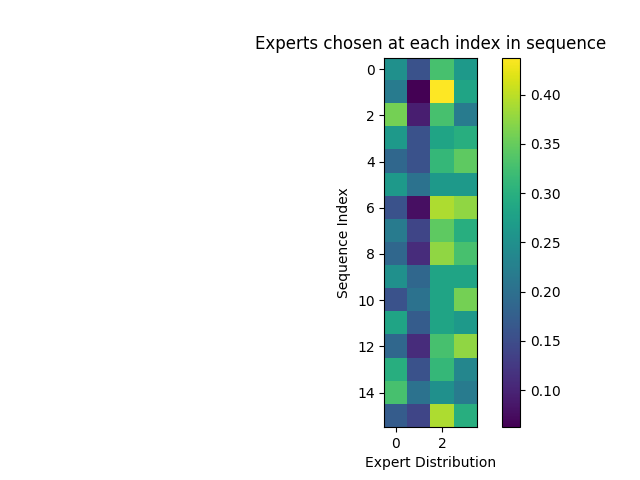

The script that saved this image:
from collections import defaultdict
import matplotlib.pyplot as plt
import torch 
import torch.nn as nn
import torchvision

import math


class ExpertMLP(nn.Module):
    def __init__(self, input_dim, hidden_dim):
        super(ExpertMLP, self).__init__()
        self.input_dim = input_dim
        self.hidden_dim = hidden_dim

        self.layers = nn.Sequential(
            nn.Linear(self.input_dim, self.hidden_dim),
            nn.ReLU(),
            nn.Linear(self.hidden_dim, self.input_dim)
        )

    def forward(self, x):
        x = self.layers(x)
        return x


class MoE(nn.Module):
    def __init__(self, sequence_length, input_dim, hidden_dim, num_experts, k, log_usage = True):
        super(MoE, self).__init__()
        self.input_dim = input_dim
        self.hidden_dim = hidden_dim 
        self.num_experts = num_experts
        self.sequence_length = sequence_length
        self.k = k
        self.log_usage = log_usage

        # input (B, T, C)
        # if non-tokenized data, T dimension is just 

        # router routes to experts based on input channel characteristics
        self.router = nn.Linear(input_dim, num_experts)    

        self.experts = nn.ModuleList([ExpertMLP(self.input_dim, self.hidden_dim) for _ in range(self.num_experts)])

        self.sequence_histogram = torch.zeros(sequence_length, num_experts)

        self.return_lb_loss = True

        self.f = None

    # def positional_encoding():
    #     # positional embedding to add to x

    def get_load_balance(self):
        return self.f
        
    def forward(self, x):
        B, T, C = x.shape

        logits = self.router(x)
        clean_logits = logits
        
        # if epoch != -1:
        #     std = 0.01 * math.exp(-0.5 * epoch)
        #     # 0.01e^{-0.5x}
        #     logits += torch.randn_like(logits) * std # to encourage exploration


        topk_vals, topk_indices = torch.topk(logits, self.k, dim = -1) # (B, T, k experts)

        # lb_loss = self.compute_lb_loss(clean_logits, topk_indices)

        # if epoch != -1: 
        #     temperature = 1.0 * math.exp(-0.05 * epoch)
        #     topk_vals = topk_vals / temperature

        if self.log_usage:
            with torch.no_grad():
                for t in range(T):
                    # t'th point in seqeunce, get expert histogram across batch
                    t_indices = topk_indices[:, t, :]
                    self.sequence_histogram[t] += torch.bincount(t_indices.flatten(), minlength = self.num_experts)


        router_scores = nn.functional.softmax(topk_vals, dim = -1) # (B, t, k experts)

        x_flat = x.view(-1, x.shape[-1]) # (B x T, C)
        topk_indices_flat = topk_indices.view(-1, topk_indices.shape[-1]) # (B x T, k)
        router_scores_flat = router_scores.view(-1, router_scores.shape[-1]) # (B x T, k)

        expert_tokens = defaultdict(list)
        expert_weights = defaultdict(list)
        expert_positions = defaultdict(list)
        
        for i in range(self.k):
            ith_indices = topk_indices_flat[:, i]
            ith_router_score = router_scores_flat[:, i]
            
            for expert in range(self.num_experts):
                mask = (ith_indices == expert) # 1 where token is redirected to expert
                
                if mask.any():
                    expert_tokens[expert].append(x_flat[mask]) # all the tokens redirected to this expert
                    expert_weights[expert].append(ith_router_score[mask])
                    expert_positions[expert].append(mask.nonzero(as_tuple=False).view(-1))

        # TODO: send it through experts and aggregate

        output = torch.full_like(x_flat, 0)

        for expert in range(self.num_experts):  

            #some expert may never be chosen 
            if(len(expert_tokens[expert]) == 0):
                continue

            tokens = torch.cat(expert_tokens[expert], dim = 0)
            weights = torch.cat(expert_weights[expert], dim = 0)
            positions = torch.cat(expert_positions[expert], dim = 0)

            expert_output = self.experts[expert](tokens) # (samples, input_dim)
            # weights is (samples, 1)
            output[positions] += torch.einsum("ij,i->ij", expert_output, weights)

        output = output.reshape((B, T, C))
        return clean_logits, topk_indices, expert_tokens, output

    def save_histogram(self, epoch):
        fig, ax = plt.subplots()

        normalized_histogram = self.sequence_histogram / torch.sum(self.sequence_histogram, dim=1).unsqueeze(1)
        normalized_histogram = normalized_histogram.detach().to('cpu')

        pos = ax.imshow(normalized_histogram, cmap='viridis')

        ax.set_title("Experts chosen at each index in sequence")
        ax.set_ylabel("Sequence Index")
        ax.set_xlabel("Expert Distribution")

        fig.colorbar(pos, ax = ax)
        plt.savefig(f"histograms/MoE_epoch_{epoch}.png")
        plt.close()

    def reset_histogram(self, device):
        self.sequence_histogram = self.sequence_histogram.to(device)
        self.sequence_histogram.zero_()


if __name__ == "__main__":

    MixtureModel = MoE(sequence_length = 24, input_dim=140, hidden_dim=128, num_experts=4, k = 2)

    x_test = torch.zeros(32, 24, 140)
    # x_output, lb_loss = MixtureModel(x_test, epoch = -1, draw = True)
    # print(lb_loss)

    expert_tokens = defaultdict(list)
    expert_tokens[0] = [torch.randn(100, 140) * 0.3081 + 0.1307]
    expert_tokens[1] = [torch.randn(400, 140) * 0.3081 + 0.1307]
    expert_tokens[2] = [torch.randn(100, 140) * 0.3081 + 0.1307]
    expert_tokens[3] = [torch.randn(168, 140) * 0.3081 + 0.1307]
    MixtureModel.draw(expert_tokens)



















